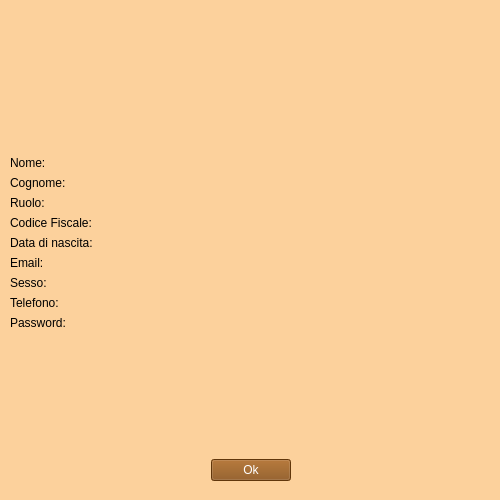
<?xml version="1.0" encoding="UTF-8"?>
<ui version="4.0">
 <class>Form</class>
 <widget class="QWidget" name="Form">
  <property name="geometry">
   <rect>
    <x>0</x>
    <y>0</y>
    <width>500</width>
    <height>500</height>
   </rect>
  </property>
  <property name="minimumSize">
   <size>
    <width>500</width>
    <height>500</height>
   </size>
  </property>
  <property name="windowTitle">
   <string>Dipendente selezionato</string>
  </property>
  <property name="styleSheet">
   <string notr="true">background-color: #FCD19C</string>
  </property>
  <widget class="QWidget" name="verticalLayoutWidget">
   <property name="geometry">
    <rect>
     <x>10</x>
     <y>10</y>
     <width>481</width>
     <height>471</height>
    </rect>
   </property>
   <layout class="QVBoxLayout" name="verticalLayout">
    <item>
     <layout class="QHBoxLayout" name="horizontalLayout">
      <item>
       <widget class="QLabel" name="label_10">
        <property name="minimumSize">
         <size>
          <width>100</width>
          <height>100</height>
         </size>
        </property>
        <property name="maximumSize">
         <size>
          <width>100</width>
          <height>100</height>
         </size>
        </property>
        <property name="text">
         <string/>
        </property>
        <property name="pixmap">
         <pixmap>../../Logo_bowling.png</pixmap>
        </property>
        <property name="scaledContents">
         <bool>true</bool>
        </property>
       </widget>
      </item>
     </layout>
    </item>
    <item>
     <spacer name="verticalSpacer">
      <property name="orientation">
       <enum>Qt::Vertical</enum>
      </property>
      <property name="sizeType">
       <enum>QSizePolicy::Fixed</enum>
      </property>
      <property name="sizeHint" stdset="0">
       <size>
        <width>20</width>
        <height>40</height>
       </size>
      </property>
     </spacer>
    </item>
    <item>
     <layout class="QFormLayout" name="formLayout">
      <item row="0" column="0">
       <widget class="QLabel" name="label">
        <property name="styleSheet">
         <string notr="true">color: black</string>
        </property>
        <property name="text">
         <string>Nome:</string>
        </property>
       </widget>
      </item>
      <item row="1" column="0">
       <widget class="QLabel" name="label_2">
        <property name="styleSheet">
         <string notr="true">color: black</string>
        </property>
        <property name="text">
         <string>Cognome:</string>
        </property>
       </widget>
      </item>
      <item row="2" column="0">
       <widget class="QLabel" name="label_3">
        <property name="styleSheet">
         <string notr="true">color: black</string>
        </property>
        <property name="text">
         <string>Ruolo:</string>
        </property>
       </widget>
      </item>
      <item row="3" column="0">
       <widget class="QLabel" name="label_4">
        <property name="styleSheet">
         <string notr="true">color: black</string>
        </property>
        <property name="text">
         <string>Codice Fiscale:</string>
        </property>
       </widget>
      </item>
      <item row="4" column="0">
       <widget class="QLabel" name="label_5">
        <property name="styleSheet">
         <string notr="true">color: black</string>
        </property>
        <property name="text">
         <string>Data di nascita:</string>
        </property>
       </widget>
      </item>
      <item row="5" column="0">
       <widget class="QLabel" name="label_6">
        <property name="styleSheet">
         <string notr="true">color: black</string>
        </property>
        <property name="text">
         <string>Email:</string>
        </property>
       </widget>
      </item>
      <item row="6" column="0">
       <widget class="QLabel" name="label_7">
        <property name="styleSheet">
         <string notr="true">color: black</string>
        </property>
        <property name="text">
         <string>Sesso:</string>
        </property>
       </widget>
      </item>
      <item row="7" column="0">
       <widget class="QLabel" name="label_8">
        <property name="styleSheet">
         <string notr="true">color: black</string>
        </property>
        <property name="text">
         <string>Telefono:</string>
        </property>
       </widget>
      </item>
      <item row="8" column="0">
       <widget class="QLabel" name="label_9">
        <property name="styleSheet">
         <string notr="true">color: black</string>
        </property>
        <property name="text">
         <string>Password:</string>
        </property>
       </widget>
      </item>
      <item row="0" column="1">
       <widget class="QLabel" name="nomeLabel">
        <property name="styleSheet">
         <string notr="true">color: black</string>
        </property>
        <property name="text">
         <string/>
        </property>
       </widget>
      </item>
      <item row="1" column="1">
       <widget class="QLabel" name="cognomeLabel">
        <property name="styleSheet">
         <string notr="true">color: black</string>
        </property>
        <property name="text">
         <string/>
        </property>
       </widget>
      </item>
      <item row="2" column="1">
       <widget class="QLabel" name="ruoloLabel">
        <property name="styleSheet">
         <string notr="true">color: black</string>
        </property>
        <property name="text">
         <string/>
        </property>
       </widget>
      </item>
      <item row="3" column="1">
       <widget class="QLabel" name="cfLabel">
        <property name="styleSheet">
         <string notr="true">color: black</string>
        </property>
        <property name="text">
         <string/>
        </property>
       </widget>
      </item>
      <item row="4" column="1">
       <widget class="QLabel" name="dataLabel">
        <property name="styleSheet">
         <string notr="true">color: black</string>
        </property>
        <property name="text">
         <string/>
        </property>
       </widget>
      </item>
      <item row="5" column="1">
       <widget class="QLabel" name="emailLabel">
        <property name="styleSheet">
         <string notr="true">color: black</string>
        </property>
        <property name="text">
         <string/>
        </property>
       </widget>
      </item>
      <item row="6" column="1">
       <widget class="QLabel" name="sessoLabel">
        <property name="styleSheet">
         <string notr="true">color: black</string>
        </property>
        <property name="text">
         <string/>
        </property>
       </widget>
      </item>
      <item row="7" column="1">
       <widget class="QLabel" name="telefonoLabel">
        <property name="styleSheet">
         <string notr="true">color: black</string>
        </property>
        <property name="text">
         <string/>
        </property>
       </widget>
      </item>
      <item row="8" column="1">
       <widget class="QLabel" name="passwordLabel">
        <property name="styleSheet">
         <string notr="true">color: black</string>
        </property>
        <property name="text">
         <string/>
        </property>
       </widget>
      </item>
     </layout>
    </item>
    <item>
     <spacer name="verticalSpacer_2">
      <property name="orientation">
       <enum>Qt::Vertical</enum>
      </property>
      <property name="sizeType">
       <enum>QSizePolicy::Fixed</enum>
      </property>
      <property name="sizeHint" stdset="0">
       <size>
        <width>20</width>
        <height>40</height>
       </size>
      </property>
     </spacer>
    </item>
    <item>
     <layout class="QHBoxLayout" name="horizontalLayout_2">
      <item>
       <spacer name="horizontalSpacer">
        <property name="orientation">
         <enum>Qt::Horizontal</enum>
        </property>
        <property name="sizeHint" stdset="0">
         <size>
          <width>40</width>
          <height>20</height>
         </size>
        </property>
       </spacer>
      </item>
      <item>
       <widget class="QPushButton" name="indietroButton">
        <property name="styleSheet">
         <string notr="true">color: white;  background-color: #874B0F</string>
        </property>
        <property name="text">
         <string>Ok</string>
        </property>
       </widget>
      </item>
      <item>
       <spacer name="horizontalSpacer_2">
        <property name="orientation">
         <enum>Qt::Horizontal</enum>
        </property>
        <property name="sizeHint" stdset="0">
         <size>
          <width>40</width>
          <height>20</height>
         </size>
        </property>
       </spacer>
      </item>
     </layout>
    </item>
   </layout>
  </widget>
 </widget>
 <resources/>
 <connections/>
</ui>
